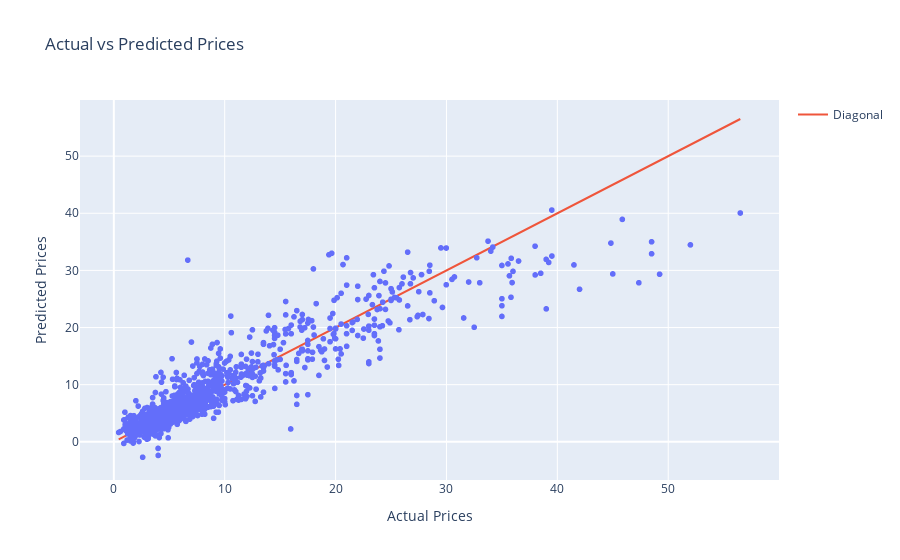

The notebook cell this image was saved under:
### Code cell
# Creating a DataFrame with actual and predicted prices
plot_data = pd.DataFrame({'Actual Prices': y_test.values.flatten(), 'Predicted Prices': y_pred.flatten()})

# Interactive scatter plot
fig = px.scatter(plot_data, x='Actual Prices', y='Predicted Prices', title='Actual vs Predicted Prices',
                 labels={'Actual Prices': 'Actual Prices', 'Predicted Prices': 'Predicted Prices'},
                 hover_data=[x_test[:, 1]])  

# Ploting Best fit line
fig.add_trace(go.Scatter(x=[plot_data['Actual Prices'].min(), plot_data['Actual Prices'].max()],
                         y=[plot_data['Actual Prices'].min(), plot_data['Actual Prices'].max()],
                         mode='lines', name='Diagonal'))


fig.show()

### Figure 1 — Plotly figure (JSON) as saved in the notebook; plotly's stock layout.template omitted (floating-point values rounded to 4 significant figures; data arrays with more than 128 entries replaced by an {"elided": "..."} marker saying what was removed)
{"data": [{"customdata": {"elided": "1342x1 int values"}, "hovertemplate": "Actual Prices=%{x}<br>Predicted Prices=%{y}<br>hover_data_0=%{customdata[0]}<extra></extra>", "legendgroup": "", "marker": {"color": "#636efa", "symbol": "circle"}, "mode": "markers", "name": "", "showlegend": false, "type": "scattergl", "x": {"elided": "1342 float values"}, "xaxis": "x", "y": {"elided": "1342 float values"}, "yaxis": "y"}, {"mode": "lines", "name": "Diagonal", "type": "scatter", "x": [0.44, 56.5], "y": [0.44, 56.5]}], "layout": {"autosize": true, "legend": {"tracegroupgap": 0}, "title": {"text": "Actual vs Predicted Prices"}, "xaxis": {"anchor": "y", "autorange": true, "domain": [0, 1], "range": [-2.967, 59.91], "title": {"text": "Actual Prices"}, "type": "linear"}, "yaxis": {"anchor": "x", "autorange": true, "domain": [0, 1], "range": [-7.473, 59.87], "title": {"text": "Predicted Prices"}, "type": "linear"}}}
